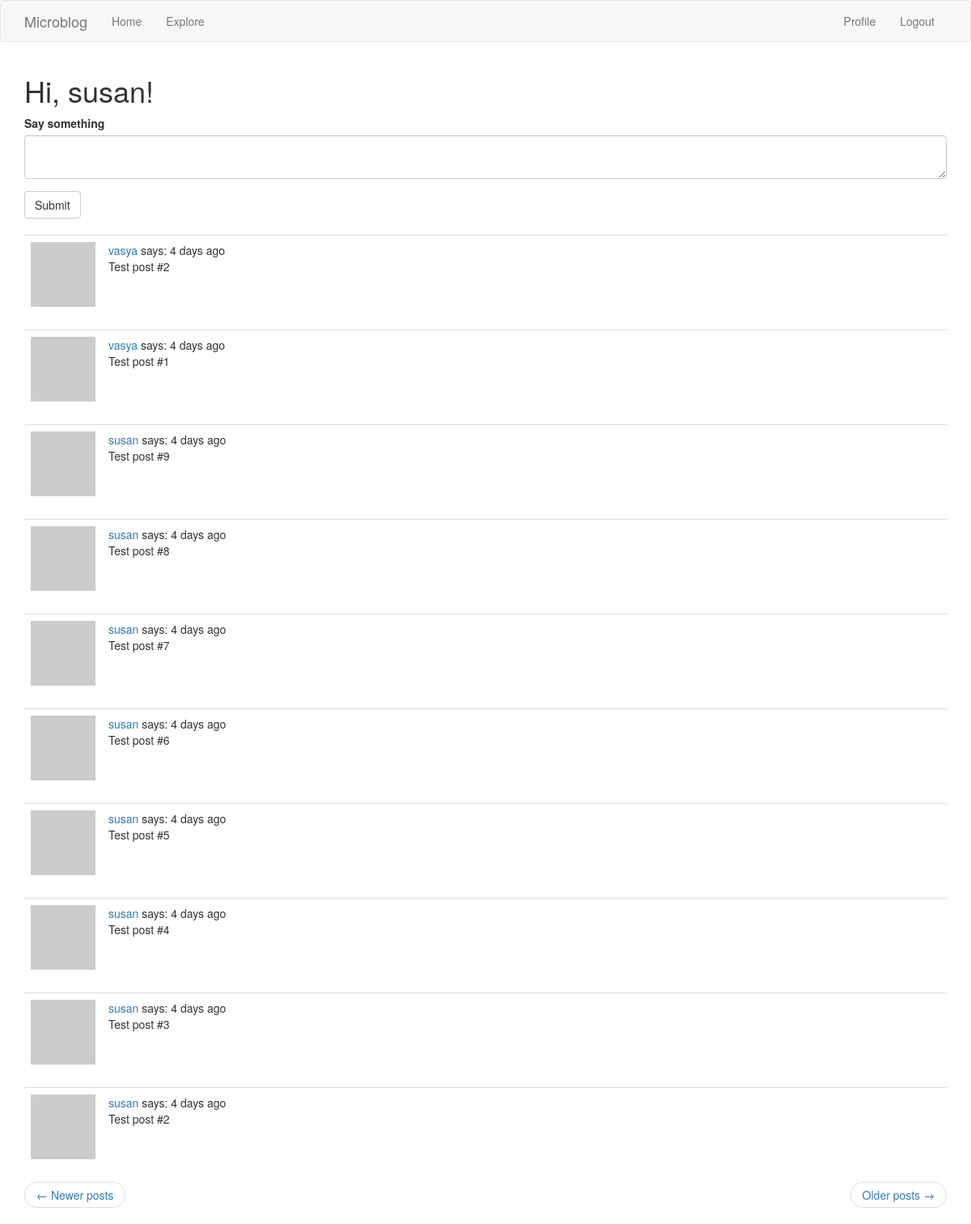
Page /index?page=2 (signed in) on the committed database.
### app/models.py (models this page shows, shortened)
class User(UserMixin, db.Model):
    id = db.Column(db.Integer, primary_key=True)
    username = db.Column(db.String(64), index=True, unique=True)
    email = db.Column(db.String(120), index=True, unique=True)
    password_hash = db.Column(db.String(128))
    posts = db.relationship('Post', backref='author', lazy='dynamic')
    about_me = db.Column(db.String(140))
    last_seen = db.Column(db.DateTime, default=datetime.utcnow)
    followed = db.relationship(
        'User', secondary='followers',
        primaryjoin=(followers.c.follower_id == id),
        secondaryjoin=(followers.c.followed_id == id),
        backref=db.backref('followers', lazy='dynamic'), lazy='dynamic')
    def avatar(self, size):
        digest = md5(self.email.lower().encode('utf-8')).hexdigest()
        return f'https://www.gravatar.com/avatar/{digest}?d=identicon&s={size}'
    def followed_posts(self):
        followed = Post.query.join(
            followers, (followers.c.followed_id == Post.user_id)).filter(
                followers.c.follower_id == self.id)
        own = Post.query.filter_by(user_id=self.id)
        return followed.union(own).order_by(Post.timestamp.desc())

class Post(db.Model):
    id = db.Column(db.Integer, primary_key=True)
    body = db.Column(db.String(140))
    timestamp = db.Column(db.DateTime, index=True, default=datetime.utcnow)
    user_id = db.Column(db.Integer, db.ForeignKey('user.id'))

### app/routes.py (the view)
@app.route('/', methods=['GET', 'POST'])
@app.route('/index', methods=['GET', 'POST'])
@login_required
def index():
    form = PostForm()
    if form.validate_on_submit():
        post = Post(body=form.post.data, author=current_user)
        db.session.add(post)
        db.session.commit()
        flash('Your post is now live!')
        return redirect(url_for('index'))
    page = request.args.get('page', 1, type=int)
    posts = current_user.followed_posts().paginate(
            page, app.config['POSTS_PER_PAGE'], False)
    next_url = url_for('index', page=posts.next_num) \
        if posts.has_next else None
    prev_url = url_for('index', page=posts.prev_num) \
        if posts.has_prev else None
    context = {
        'posts': posts.items,
        'title': 'Home Page',
        'form': form,
        'next_url': next_url,
        'prev_url': prev_url}
    return render_template('index.html', **context)

### app/forms.py
class PostForm(FlaskForm):
    post = TextAreaField("Say something", validators=[
        DataRequired(), Length(min=1, max=140)])
    submit = SubmitField("Submit")

### app/models.py (called while the page is built)
@login.user_loader
def load_user(id):
    return User.query.get(int(id))

### app/routes.py (called while the page is built)
@app.before_request
def before_request():
    if current_user.is_authenticated:
        current_user.last_seen = datetime.utcnow()
        db.session.commit()

### app/templates/index.html
{% extends "base.html" %}
{% import 'bootstrap/wtf.html' as wtf %}
{% block app_content %}
    <h1>Hi, {{ current_user.username }}!</h1>
    {% if form %}
    {{ wtf.quick_form(form) }}
    <br>
    {% endif %}
    {% for post in posts %}
        {% include '_post.html' %}
    {% endfor %}
    <nav aria-label="...">
        <ul class="pager">
            <li class="previous{% if not prev_url %} disabled{% endif %}">
                <a href="{{ prev_url or '#' }}">
                    <span aria-hidden="true">&larr;</span> Newer posts
                </a>
            </li>
            <li class="next{% if not next_url %} disabled{% endif %}">
                <a href="{{ next_url or '#' }}">
                    Older posts <span aria-hidden="true">&rarr;</span>
                </a>
            </li>
        </ul>
    </nav>
{% endblock %}

### app/templates/_post.html
    <table class="table table-hover">
        <tr>
            <td width="70px">
                <a href="{{ url_for('user', username=post.author.username) }}">
                    <img src="{{ post.author.avatar(70) }}" />
                </a>
            </td>
            <td>
                <a href="{{ url_for('user', username=post.author.username) }}">
                    {{ post.author.username }}
                </a>
                says: {{ moment(post.timestamp).fromNow() }}
                <br>
                {{ post.body }}
            </td>
        </tr>
    </table>

### rows in the picture
User: username "susan"
Post: author.username "vasya", timestamp "4 days ago", body "Test post #2"
Post: author.username "vasya", timestamp "4 days ago", body "Test post #1"
Post: author.username "susan", timestamp "4 days ago", body "Test post #9"
Post: author.username "susan", timestamp "4 days ago", body "Test post #8"
Post: author.username "susan", timestamp "4 days ago", body "Test post #7"
Post: author.username "susan", timestamp "4 days ago", body "Test post #6"
Post: author.username "susan", timestamp "4 days ago", body "Test post #5"
Post: author.username "susan", timestamp "4 days ago", body "Test post #4"
Post: author.username "susan", timestamp "4 days ago", body "Test post #3"
Post: author.username "susan", timestamp "4 days ago", body "Test post #2"
